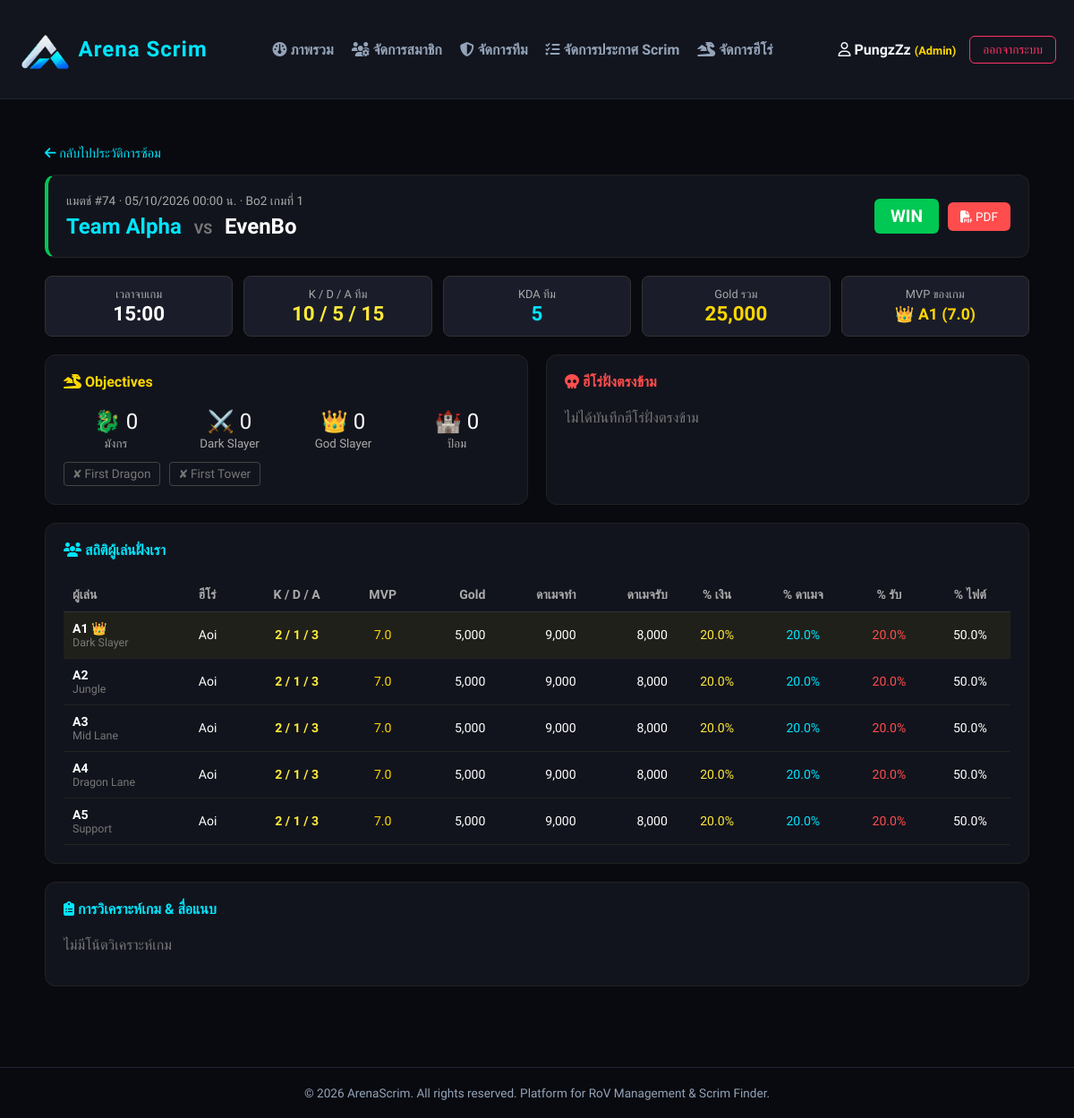
/ArenaScrim/ArenaScrim/user/match-detail.php?id=74 (signed in), run on the app's committed database.
### tables this page shows
CREATE TABLE `scrim_matches` (
  `match_id` int(11) NOT NULL,
  `team_id` int(11) NOT NULL,
  `series_id` int(11) DEFAULT NULL,
  `opponent_name` varchar(100) NOT NULL,
  `match_result` enum('WIN','LOSS') NOT NULL,
  `match_date` datetime DEFAULT current_timestamp(),
  `match_type` varchar(10) DEFAULT 'Bo3',
  `game_number` int(11) DEFAULT 1,
  `match_duration` varchar(10) DEFAULT NULL,
  `replay_url` varchar(255) DEFAULT NULL,
  `match_note` text DEFAULT NULL,
  `enemy_hero_1` varchar(50) DEFAULT NULL,
  `enemy_hero_2` varchar(50) DEFAULT NULL,
  `enemy_hero_3` varchar(50) DEFAULT NULL,
  `enemy_hero_4` varchar(50) DEFAULT NULL,
  `enemy_hero_5` varchar(50) DEFAULT NULL,
  `match_image_url` varchar(255) DEFAULT NULL,
  `team_dragons` int(11) DEFAULT 0,
  `team_slayers` int(11) DEFAULT 0,
  `team_towers` int(11) DEFAULT 0,
  `first_dragon` tinyint(1) DEFAULT 0,
  `first_tower` tinyint(1) DEFAULT 0,
  `team_god_slayers` int(11) DEFAULT 0
);

CREATE TABLE `teams` (
  `team_id` int(11) NOT NULL,
  `team_name` varchar(100) NOT NULL,
  `team_tag` varchar(10) NOT NULL,
  `leader_id` int(11) DEFAULT NULL COMMENT 'โค้ชของทีม (NULL = ไม่มีโค้ช)',
  `discord_link` varchar(255) DEFAULT NULL,
  `facebook_link` varchar(255) DEFAULT NULL,
  `line_id` varchar(100) DEFAULT NULL,
  `created_at` timestamp NOT NULL DEFAULT current_timestamp()
);

CREATE TABLE `team_members` (
  `member_id` int(11) NOT NULL,
  `team_id` int(11) NOT NULL,
  `user_id` int(11) DEFAULT NULL COMMENT 'บัญชีที่เพิ่มรายชื่อ (ไม่ใช่บัญชีของผู้เล่น — D-11)',
  `in_game_name` varchar(100) NOT NULL,
  `main_role` varchar(50) DEFAULT NULL,
  `nickname` varchar(100) DEFAULT NULL COMMENT 'ชื่อเล่น',
  `fullname` varchar(255) DEFAULT NULL COMMENT 'ชื่อ-นามสกุลจริง',
  `open_id` varchar(100) DEFAULT NULL COMMENT 'OpenID ในเกม',
  `full_id` varchar(100) DEFAULT NULL COMMENT 'Full ID ตัวละคร',
  `current_rank` varchar(50) DEFAULT NULL COMMENT 'แรงก์ปัจจุบัน',
  `contact` varchar(255) DEFAULT NULL COMMENT 'ช่องทางติดต่อ เช่น Line / Discord',
  `member_note` text DEFAULT NULL COMMENT 'หมายเหตุ ฮีโร่ถนัด ฯลฯ',
  `info_updated_at` datetime DEFAULT NULL COMMENT 'แก้ไขข้อมูลส่วนตัวล่าสุด',
  `joined_at` timestamp NOT NULL DEFAULT current_timestamp()
);

CREATE TABLE `match_player_stats` (
  `stat_id` int(11) NOT NULL,
  `match_id` int(11) NOT NULL,
  `member_id` int(11) NOT NULL,
  `hero_name` varchar(50) NOT NULL,
  `kills` int(11) DEFAULT 0,
  `deaths` int(11) DEFAULT 0,
  `assists` int(11) DEFAULT 0,
  `mvp_score` decimal(3,1) DEFAULT 0.0,
  `gold` int(11) DEFAULT 0,
  `damage_dealt` int(11) DEFAULT 0,
  `damage_taken` int(11) DEFAULT 0,
  `participation_rate` decimal(4,1) DEFAULT 0.0,
  `gold_share` decimal(5,2) DEFAULT 0.00 COMMENT '% เงินของทีม',
  `damage_share` decimal(5,2) DEFAULT 0.00 COMMENT '% ดาเมจที่ทำ',
  `taken_share` decimal(5,2) DEFAULT 0.00 COMMENT '% ดาเมจที่รับ'
);

### ArenaScrim/ArenaScrim/config/functions.php (called while the page is built, shortened)
<?php
function e($value)
{
    return htmlspecialchars((string)($value ?? ''), ENT_QUOTES, 'UTF-8');
}

### ArenaScrim/ArenaScrim/user/match-detail.php (the view, shortened to what this page needs)
<?php
require_once '../config/db.php';
$match_id = (int)($_GET['id'] ?? 0);
$stmt = $pdo->prepare("SELECT m.*, t.team_name, t.team_tag, t.leader_id
                       FROM scrim_matches m JOIN teams t ON m.team_id = t.team_id
                       WHERE m.match_id = ?");
$stmt->execute([$match_id]);
$match = $stmt->fetch();
$stmt = $pdo->prepare("SELECT s.*, tm.in_game_name, tm.main_role
                       FROM match_player_stats s
                       LEFT JOIN team_members tm ON s.member_id = tm.member_id
                       WHERE s.match_id = ?
                       ORDER BY s.stat_id");
$stmt->execute([$match_id]);
$players = $stmt->fetchAll();
$totals = ['kills' => 0, 'deaths' => 0, 'assists' => 0, 'gold' => 0, 'damage_dealt' => 0, 'damage_taken' => 0];
$mvp = null;
foreach ($players as $p) {
    foreach ($totals as $k => $_) {
        $totals[$k] += (int)$p[$k];
    }
    if ($mvp === null || (float)$p['mvp_score'] > (float)$mvp['mvp_score']) {
        $mvp = $p;
    }
}
$team_kda = $totals['deaths'] > 0 ? round(($totals['kills'] + $totals['assists']) / $totals['deaths'], 2) : ($totals['kills'] + $totals['assists']);
$enemy_heroes = array_values(array_filter([
    $match['enemy_hero_1'], $match['enemy_hero_2'], $match['enemy_hero_3'], $match['enemy_hero_4'], $match['enemy_hero_5'],
]));
$is_win = $match['match_result'] === 'WIN';
$card = "background: #12141d; padding: 20px; border-radius: 12px; border: 1px solid #222; margin-bottom: 20px;";
$stat_box = "background: #1a1d29; padding: 12px; border-radius: 8px; border: 1px solid #333; text-align: center;";
include '../includes/header.php';
?>
<div style="max-width: 1100px; margin: 30px auto; color: #fff;">
    <div style="margin-bottom: 15px;">
        <a href="match-history.php" style="color: #00e5ff; text-decoration: none; font-size: 0.9rem;"><i class="fa-solid fa-arrow-left"></i> กลับไปประวัติการซ้อม</a>
    </div>
    <div style="<?= $card ?> border-left: 4px solid <?= $is_win ? '#00c853' : '#d50000' ?>; display: flex; justify-content: space-between; align-items: center; flex-wrap: wrap; gap: 15px;">
        <div>
            <div style="color: #aaa; font-size: 0.85rem;">
                แมตช์ #<?= (int)$match['match_id'] ?> · <?= date('d/m/Y H:i', strtotime($match['match_date'])) ?> น.
                · <?= e($match['match_type']) ?> เกมที่ <?= (int)$match['game_number'] ?>
            </div>
            <h2 style="margin: 6px 0 0 0;">
                <span style="color: #00e5ff;"><?= e($match['team_name']) ?></span>
                <span style="color: #777; font-size: 1rem; margin: 0 8px;">VS</span>
                <span><?= e($match['opponent_name']) ?></span>
            </h2>
        </div>
        <div style="display: flex; align-items: center; gap: 10px; flex-wrap: wrap;">
            <span style="padding: 8px 18px; border-radius: 6px; font-weight: bold; font-size: 1.2rem; background: <?= $is_win ? '#00c853' : '#d50000' ?>;"><?= e($match['match_result']) ?></span>
            <a href="../actions/export-pdf.php?match_id=<?= (int)$match['match_id'] ?>" target="_blank" style="padding: 8px 14px; background: #ff4d4d; color: #fff; text-decoration: none; border-radius: 6px; font-size: 0.85rem;"><i class="fa-solid fa-file-pdf"></i> PDF</a>
        </div>
    </div>
    <div style="display: grid; grid-template-columns: repeat(5, 1fr); gap: 12px; margin-bottom: 20px;">
        <div style="<?= $stat_box ?>"><div style="color: #aaa; font-size: 0.8rem;">เวลาจบเกม</div><div style="font-size: 1.4rem; font-weight: bold;"><?= e($match['match_duration'] ?: '-') ?></div></div>
        <div style="<?= $stat_box ?>"><div style="color: #aaa; font-size: 0.8rem;">K / D / A ทีม</div><div style="font-size: 1.4rem; font-weight: bold; color: #ffeb3b;"><?= $totals['kills'] ?> / <?= $totals['deaths'] ?> / <?= $totals['assists'] ?></div></div>
        <div style="<?= $stat_box ?>"><div style="color: #aaa; font-size: 0.8rem;">KDA ทีม</div><div style="font-size: 1.4rem; font-weight: bold; color: #00e5ff;"><?= $team_kda ?></div></div>
        <div style="<?= $stat_box ?>"><div style="color: #aaa; font-size: 0.8rem;">Gold รวม</div><div style="font-size: 1.4rem; font-weight: bold; color: #ffd700;"><?= $totals['gold'] ? number_format($totals['gold']) : '-' ?></div></div>
        <div style="<?= $stat_box ?>"><div style="color: #aaa; font-size: 0.8rem;">MVP ของเกม</div><div style="font-size: 1.1rem; font-weight: bold; color: #ffd700; margin-top: 4px;"><?= $mvp ? '👑 ' . e($mvp['in_game_name'] ?? '-') . ' (' . number_format((float)$mvp['mvp_score'], 1) . ')' : '-' ?></div></div>
    </div>
    <div style="display: grid; grid-template-columns: 1fr 1fr; gap: 20px;">
        <div style="<?= $card ?>">
            <h4 style="margin-top: 0; color: #ffd700;"><i class="fa-solid fa-dragon"></i> Objectives</h4>
            <div style="display: grid; grid-template-columns: repeat(4, 1fr); gap: 10px; text-align: center;">
                <div><div style="font-size: 1.5rem;">🐉 <?= (int)$match['team_dragons'] ?></div><small style="color: #aaa;">มังกร</small></div>
                <div><div style="font-size: 1.5rem;">⚔️ <?= (int)$match['team_slayers'] ?></div><small style="color: #aaa;">Dark Slayer</small></div>
                <div><div style="font-size: 1.5rem;">👑 <?= (int)$match['team_god_slayers'] ?></div><small style="color: #aaa;">God Slayer</small></div>
                <div><div style="font-size: 1.5rem;">🏰 <?= (int)$match['team_towers'] ?></div><small style="color: #aaa;">ป้อม</small></div>
            </div>
            <div style="margin-top: 12px; display: flex; gap: 10px; font-size: 0.85rem;">
                <span style="padding: 4px 10px; border-radius: 4px; border: 1px solid <?= $match['first_dragon'] ? '#00c853' : '#444' ?>; color: <?= $match['first_dragon'] ? '#00c853' : '#777' ?>;"><?= $match['first_dragon'] ? '✔' : '✘' ?> First Dragon</span>
                <span style="padding: 4px 10px; border-radius: 4px; border: 1px solid <?= $match['first_tower'] ? '#00c853' : '#444' ?>; color: <?= $match['first_tower'] ? '#00c853' : '#777' ?>;"><?= $match['first_tower'] ? '✔' : '✘' ?> First Tower</span>
            </div>
        </div>
        <div style="<?= $card ?>">
            <h4 style="margin-top: 0; color: #ff4d4d;"><i class="fa-solid fa-skull"></i> ฮีโร่ฝั่งตรงข้าม</h4>
            <?php if ($enemy_heroes): ?>
                <div style="display: flex; flex-wrap: wrap; gap: 8px;">
                    <?php foreach ($enemy_heroes as $h): ?>
                        <span style="padding: 6px 12px; background: rgba(255,77,77,0.1); border: 1px solid #ff4d4d55; border-radius: 6px;"><?= e($h) ?></span>
                    <?php endforeach; ?>
                </div>
            <?php else: ?>
                <p style="color: #777; margin: 0;">ไม่ได้บันทึกฮีโร่ฝั่งตรงข้าม</p>
            <?php endif; ?>
        </div>
    </div>
    <div style="<?= $card ?>">
        <h4 style="margin-top: 0; color: #00e5ff;"><i class="fa-solid fa-users"></i> สถิติผู้เล่นฝั่งเรา</h4>
        <div style="overflow-x: auto;">
            <table style="width: 100%; border-collapse: collapse; text-align: left; font-size: 0.88rem; min-width: 900px;">
                <thead>
                    <tr style="border-bottom: 1px solid #333; color: #aaa;">
                        <th style="padding: 10px;">ผู้เล่น</th>
                        <th style="padding: 10px;">ฮีโร่</th>
                        <th style="padding: 10px; text-align: center;">K / D / A</th>
                        <th style="padding: 10px; text-align: center;">MVP</th>
                        <th style="padding: 10px; text-align: right;">Gold</th>
                        <th style="padding: 10px; text-align: right;">ดาเมจทำ</th>
                        <th style="padding: 10px; text-align: right;">ดาเมจรับ</th>
                        <th style="padding: 10px; text-align: center;">% เงิน</th>
                        <th style="padding: 10px; text-align: center;">% ดาเมจ</th>
                        <th style="padding: 10px; text-align: center;">% รับ</th>
                        <th style="padding: 10px; text-align: center;">% ไฟต์</th>
                    </tr>
                </thead>
                <tbody>
                    <?php foreach ($players as $p): ?>
                        <?php $is_mvp = $mvp && $p['stat_id'] === $mvp['stat_id'] && (float)$p['mvp_score'] > 0; ?>
                        <tr style="border-bottom: 1px solid #222; <?= $is_mvp ? 'background: rgba(255,215,0,0.06);' : '' ?>">
                            <td style="padding: 10px;">
                                <a href="member-stats.php?member_id=<?= (int)$p['member_id'] ?>" style="color: #fff; font-weight: bold; text-decoration: none;"><?= e($p['in_game_name'] ?? 'ผู้เล่นที่ถูกลบ') ?></a>
                                <?= $is_mvp ? ' <span title="MVP">👑</span>' : '' ?>
                                <div style="color: #777; font-size: 0.78rem;"><?= e($p['main_role']) ?></div>
                            </td>
                            <td style="padding: 10px;"><?= e($p['hero_name']) ?></td>
                            <td style="padding: 10px; text-align: center; color: #ffeb3b; font-weight: bold;"><?= (int)$p['kills'] ?> / <?= (int)$p['deaths'] ?> / <?= (int)$p['assists'] ?></td>
                            <td style="padding: 10px; text-align: center; color: #ffd700;"><?= number_format((float)$p['mvp_score'], 1) ?></td>
                            <td style="padding: 10px; text-align: right;"><?= $p['gold'] ? number_format($p['gold']) : '-' ?></td>
                            <td style="padding: 10px; text-align: right;"><?= $p['damage_dealt'] ? number_format($p['damage_dealt']) : '-' ?></td>
                            <td style="padding: 10px; text-align: right;"><?= $p['damage_taken'] ? number_format($p['damage_taken']) : '-' ?></td>
                            <td style="padding: 10px; text-align: center; color: #ffeb3b;"><?= number_format((float)$p['gold_share'], 1) ?>%</td>
                            <td style="padding: 10px; text-align: center; color: #00e5ff;"><?= number_format((float)$p['damage_share'], 1) ?>%</td>
                            <td style="padding: 10px; text-align: center; color: #ff4d4d;"><?= number_format((float)$p['taken_share'], 1) ?>%</td>
                            <td style="padding: 10px; text-align: center;"><?= number_format((float)$p['participation_rate'], 1) ?>%</td>
                        </tr>
                    <?php endforeach; ?>
                </tbody>
            </table>
        </div>
    </div>
    <div style="<?= $card ?>">
        <h4 style="margin-top: 0; color: #00e5ff;"><i class="fa-solid fa-clipboard-list"></i> การวิเคราะห์เกม & สื่อแนบ</h4>
        <?php if ($match['match_note']): ?>
            <div style="background: #090a0f; padding: 12px; border-radius: 6px; line-height: 1.6; margin-bottom: 12px;"><?= nl2br(e($match['match_note'])) ?></div>
        <?php else: ?>
            <p style="color: #777;">ไม่มีโน้ตวิเคราะห์เกม</p>
        <?php endif; ?>
    </div>
</div>
<?php include '../includes/footer.php'; ?>

### ArenaScrim/ArenaScrim/assets/css/main.css (style rules this page uses)
:root { --bg-dark: #090A0F; --card-bg: #12151E; --border-color: #1E2433; --text-main: #F1F5F9; --text-muted: #94A3B8; --neon-cyan: #00E5FF; --neon-gold: #FFD700; --neon-red: #FF3366; }
*, *::before, *::after { box-sizing: border-box; }
body { background-color: var(--bg-dark); color: var(--text-main); font-family: 'Prompt', sans-serif; margin: 0; padding: 0; }

### data on the page
scrim_matches: match_id "74", match_date "05/10/2026 00:00", match_type "Bo2", game_number "1", team.team_name "Team Alpha", opponent_name "EvenBo", match_result "WIN", match_duration "15:00", team_dragons "0", team_slayers "0", team_god_slayers "0", team_towers "0"
team_members: in_game_name "A1"
match_player_stats: mvp_score "7.0", member.in_game_name "A1", member.main_role "Dark Slayer", hero_name "Aoi", kills "2", deaths "1", assists "3", gold "5,000", damage_dealt "9,000", damage_taken "8,000", gold_share "20.0", damage_share "20.0", taken_share "20.0", participation_rate "50.0"
match_player_stats: member.in_game_name "A2", member.main_role "Jungle", hero_name "Aoi", kills "2", deaths "1", assists "3", mvp_score "7.0", gold "5,000", damage_dealt "9,000", damage_taken "8,000", gold_share "20.0", damage_share "20.0", taken_share "20.0", participation_rate "50.0"
match_player_stats: member.in_game_name "A3", member.main_role "Mid Lane", hero_name "Aoi", kills "2", deaths "1", assists "3", mvp_score "7.0", gold "5,000", damage_dealt "9,000", damage_taken "8,000", gold_share "20.0", damage_share "20.0", taken_share "20.0", participation_rate "50.0"
match_player_stats: member.in_game_name "A4", member.main_role "Dragon Lane", hero_name "Aoi", kills "2", deaths "1", assists "3", mvp_score "7.0", gold "5,000", damage_dealt "9,000", damage_taken "8,000", gold_share "20.0", damage_share "20.0", taken_share "20.0", participation_rate "50.0"
match_player_stats: member.in_game_name "A5", member.main_role "Support", hero_name "Aoi", kills "2", deaths "1", assists "3", mvp_score "7.0", gold "5,000", damage_dealt "9,000", damage_taken "8,000", gold_share "20.0", damage_share "20.0", taken_share "20.0", participation_rate "50.0"

### other printed values
$label "ภาพรวม"
$label "จัดการสมาชิก"
$label "จัดการทีม"
$label "จัดการประกาศ Scrim"
$label "จัดการฮีโร่"
$_SESSION['display_name'] "PungzZz"
$totals['kills'] "10"
$totals['deaths'] "5"
$totals['assists'] "15"
$team_kda "5"
$totals['gold'] "25,000"
